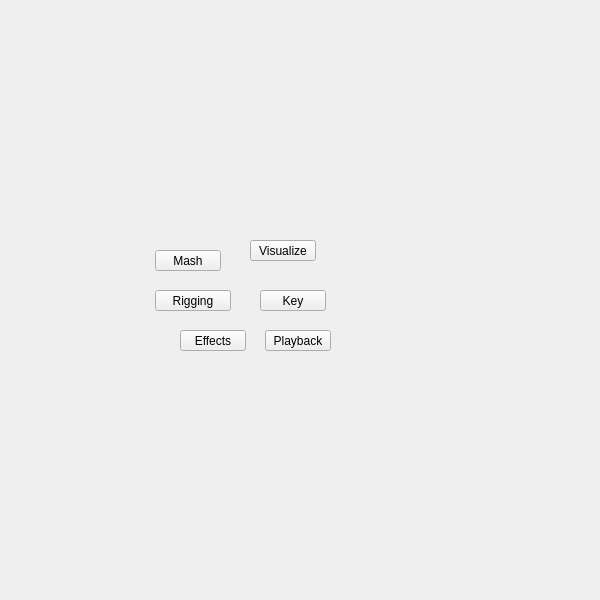
<?xml version="1.0" encoding="UTF-8"?>
<ui version="4.0">
 <class>QtUi</class>
 <widget class="QMainWindow" name="QtUi">
  <property name="enabled">
   <bool>true</bool>
  </property>
  <property name="geometry">
   <rect>
    <x>0</x>
    <y>0</y>
    <width>600</width>
    <height>600</height>
   </rect>
  </property>
  <property name="sizePolicy">
   <sizepolicy hsizetype="Ignored" vsizetype="Ignored">
    <horstretch>0</horstretch>
    <verstretch>0</verstretch>
   </sizepolicy>
  </property>
  <property name="minimumSize">
   <size>
    <width>0</width>
    <height>0</height>
   </size>
  </property>
  <property name="maximumSize">
   <size>
    <width>600</width>
    <height>600</height>
   </size>
  </property>
  <property name="toolButtonStyle">
   <enum>Qt::ToolButtonIconOnly</enum>
  </property>
  <property name="tabShape">
   <enum>QTabWidget::Triangular</enum>
  </property>
  <property name="dockNestingEnabled">
   <bool>true</bool>
  </property>
  <property name="dockOptions">
   <set>QMainWindow::AllowNestedDocks|QMainWindow::AllowTabbedDocks|QMainWindow::AnimatedDocks|QMainWindow::ForceTabbedDocks</set>
  </property>
  <widget class="QWidget" name="widget">
   <property name="sizePolicy">
    <sizepolicy hsizetype="Ignored" vsizetype="Ignored">
     <horstretch>0</horstretch>
     <verstretch>0</verstretch>
    </sizepolicy>
   </property>
   <widget class="QPushButton" name="i006">
    <property name="geometry">
     <rect>
      <x>260</x>
      <y>290</y>
      <width>66</width>
      <height>21</height>
     </rect>
    </property>
    <property name="minimumSize">
     <size>
      <width>0</width>
      <height>21</height>
     </size>
    </property>
    <property name="maximumSize">
     <size>
      <width>66</width>
      <height>21</height>
     </size>
    </property>
    <property name="accessibleName">
     <string>key</string>
    </property>
    <property name="text">
     <string>Key</string>
    </property>
   </widget>
   <widget class="QPushButton" name="i028">
    <property name="geometry">
     <rect>
      <x>155</x>
      <y>290</y>
      <width>76</width>
      <height>21</height>
     </rect>
    </property>
    <property name="minimumSize">
     <size>
      <width>0</width>
      <height>21</height>
     </size>
    </property>
    <property name="maximumSize">
     <size>
      <width>999</width>
      <height>21</height>
     </size>
    </property>
    <property name="accessibleName">
     <string>skeleton</string>
    </property>
    <property name="text">
     <string>Rigging</string>
    </property>
   </widget>
   <widget class="QPushButton" name="i024">
    <property name="geometry">
     <rect>
      <x>180</x>
      <y>330</y>
      <width>66</width>
      <height>21</height>
     </rect>
    </property>
    <property name="minimumSize">
     <size>
      <width>0</width>
      <height>21</height>
     </size>
    </property>
    <property name="maximumSize">
     <size>
      <width>999</width>
      <height>21</height>
     </size>
    </property>
    <property name="accessibleName">
     <string>effects</string>
    </property>
    <property name="text">
     <string>Effects</string>
    </property>
   </widget>
   <widget class="QPushButton" name="i032">
    <property name="geometry">
     <rect>
      <x>265</x>
      <y>330</y>
      <width>66</width>
      <height>21</height>
     </rect>
    </property>
    <property name="minimumSize">
     <size>
      <width>0</width>
      <height>21</height>
     </size>
    </property>
    <property name="maximumSize">
     <size>
      <width>999</width>
      <height>21</height>
     </size>
    </property>
    <property name="accessibleName">
     <string>playback</string>
    </property>
    <property name="text">
     <string>Playback</string>
    </property>
   </widget>
   <widget class="QPushButton" name="i030">
    <property name="geometry">
     <rect>
      <x>250</x>
      <y>240</y>
      <width>66</width>
      <height>21</height>
     </rect>
    </property>
    <property name="minimumSize">
     <size>
      <width>0</width>
      <height>21</height>
     </size>
    </property>
    <property name="maximumSize">
     <size>
      <width>999</width>
      <height>21</height>
     </size>
    </property>
    <property name="accessibleName">
     <string>visualize</string>
    </property>
    <property name="text">
     <string>Visualize</string>
    </property>
   </widget>
   <widget class="QPushButton" name="i031">
    <property name="geometry">
     <rect>
      <x>155</x>
      <y>250</y>
      <width>66</width>
      <height>21</height>
     </rect>
    </property>
    <property name="minimumSize">
     <size>
      <width>0</width>
      <height>21</height>
     </size>
    </property>
    <property name="maximumSize">
     <size>
      <width>999</width>
      <height>21</height>
     </size>
    </property>
    <property name="accessibleName">
     <string>mash</string>
    </property>
    <property name="text">
     <string>Mash</string>
    </property>
   </widget>
  </widget>
 </widget>
 <resources/>
 <connections/>
 <designerdata>
  <property name="gridDeltaX">
   <number>5</number>
  </property>
  <property name="gridDeltaY">
   <number>10</number>
  </property>
  <property name="gridSnapX">
   <bool>true</bool>
  </property>
  <property name="gridSnapY">
   <bool>true</bool>
  </property>
  <property name="gridVisible">
   <bool>true</bool>
  </property>
 </designerdata>
</ui>
